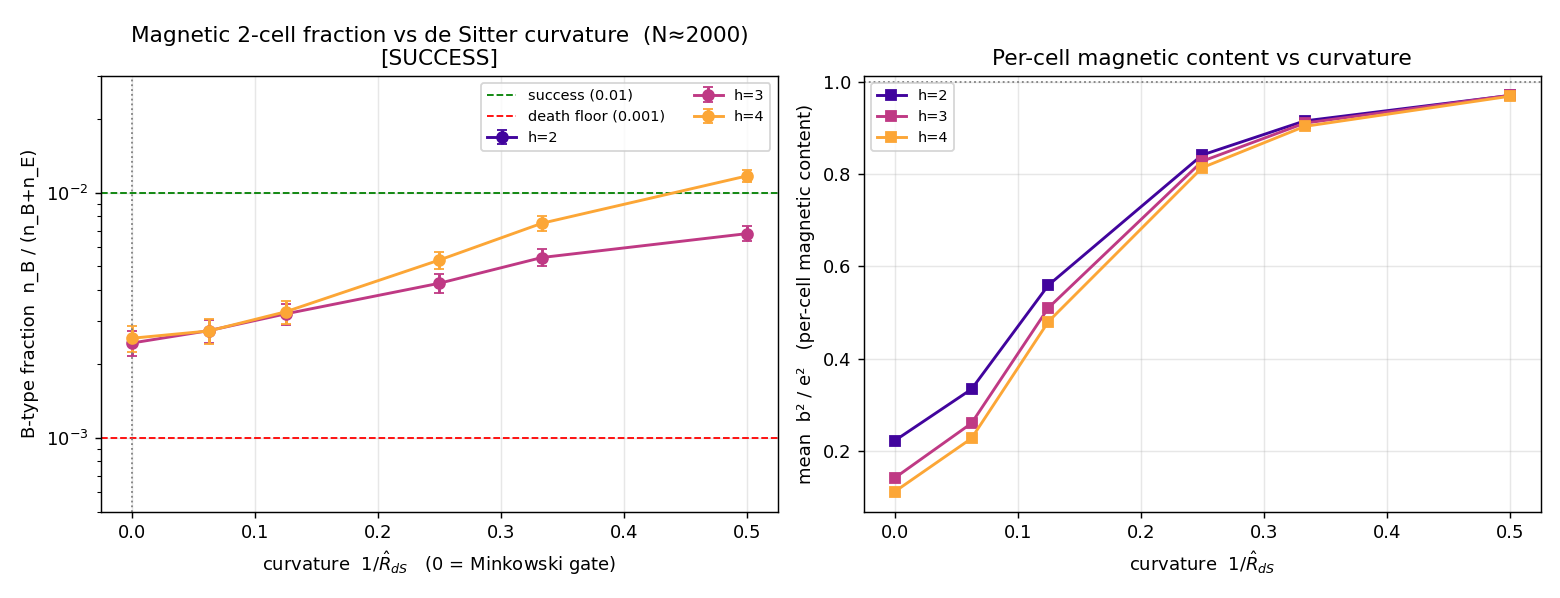

Write the Python code that produced this figure.
"""E6c_1_curvature_scan.py -- B-type (spacelike/magnetic) fraction vs spatial CURVATURE.

Pre-registered question (E6c_CURVED_GEOMETRY): E6/E6b found that the causal-diamond
2-complex of a FLAT (Minkowski) Poisson causal set has no usable magnetic sector --
height-2 diamonds are 100% electric (frac_B = 0.0000) and taller 2h-gons only give a
non-growing ~0.25% tail (E6b, INCONCLUSIVE/leans-structural). Does background CURVATURE
furnish the missing spacelike (B-type) 2-cells? We sweep de Sitter curvature radius
R_dS from infinity (Minkowski) down to 2 ell (Planckian curvature) and remeasure frac_B
with the SAME E/B classifier (e6_bd_core) and the SAME 2h-gon diamonds (e6b core).

MANDATORY GATE (verbatim from the prompt):
  R_dS = inf (Minkowski) must reproduce E6b:  h=2 frac_B ~ 0 (Wilson-hi < 0.001),
  h=3 frac_B ~ 0.0024. If the gate fails the run is INVALID and no verdict is issued.

Pre-registered kill criterion (verbatim from the prompt):
  DEATH : frac_B < 0.001 across the WHOLE sweep (every R_dS, the best-sampled cell)
          -> spatial curvature does NOT furnish the magnetic sector
          -> E6 flips [FRONTEIRA-TECNICA] -> [FRONTEIRA-ESTRUTURAL], then E6d runs.
  SUCCESS : frac_B > 0.01 at some R_dS with statistical significance (Wilson-lo > 0.01)
          -> curvature opens the magnetic sector; report the minimal R_dS ("curvature
             radius" of the BD photon).
  INCONCLUSIVE : small non-zero, does not clear 0.001 robustly nor reach 0.01 -> report.

Result goes to RESEARCH_MAP.md, NOT to any paper.

Reuses e6c_curved_core (geometry) which reuses e6b_diamond_height_core / e6_bd_core (E/B
physics + 2h-gon topology) VERBATIM. No relativistic literal: the causal order is the
sprinkling's own conformal light-cone order, the E/B split uses only the embedding time
column -- identical anti-circularity posture to E6/E6b.
"""
from __future__ import annotations

import json
import sys
import time
from pathlib import Path

import numpy as np

HERE = Path(__file__).resolve().parent
sys.path.insert(0, str(HERE))
from e6c_curved_core import desitter_sprinkle, measure_fraction, RHO   # noqa: E402

# curvature radii in units of the mean spacing ell = rho^(-1/4); inf = Minkowski (gate).
R_HATS = [np.inf, 16.0, 8.0, 4.0, 3.0, 2.0]
HEIGHTS = [2, 3, 4]                 # h=2 (E6 exact zero) + the E6b best-sampled heights
NS = [500, 1000, 2000]
SEEDS = [1, 2, 3]
MAX_PLAQS = 10000
PATHS_PER_SOURCE = 100
MAX_PAIRS = 4
MIN_P = 2000                        # a cell must carry this many plaquettes to be decisive


def _wilson(k, n, z=1.96):
    """(lo, hi) 95% Wilson bounds on a binomial fraction (meaningful when k is small/0)."""
    if n == 0:
        return float("nan"), float("nan")
    p = k / n
    den = 1 + z * z / n
    centre = p + z * z / (2 * n)
    half = z * np.sqrt(p * (1 - p) / n + z * z / (4 * n * n))
    return float(max(0.0, (centre - half) / den)), float((centre + half) / den)


def _rkey(R_hat):
    return "inf" if not np.isfinite(R_hat) else f"{R_hat:g}"


def measure_one(N, R_hat, h, seed):
    pc, pe, info = desitter_sprinkle(N, R_hat, seed, rho=RHO)
    P, n_B, frac, me2, mb2, n = measure_fraction(
        pc, pe, h, seed, max_plaqs=MAX_PLAQS,
        paths_per_source=PATHS_PER_SOURCE, max_pairs=MAX_PAIRS)
    lo, hi = _wilson(n_B, P) if P else (float("nan"), float("nan"))
    return {"N_target": N, "N": n, "R_hat": (None if not np.isfinite(R_hat) else R_hat),
            "R_dS": (None if not np.isfinite(info["R_dS"]) else info["R_dS"]),
            "H": info["H"], "h": h, "seed": seed, "P": P, "n_B": n_B,
            "frac_B": frac, "mean_e2": me2, "mean_b2": mb2,
            "wilson_lo": lo, "wilson_hi": hi}


def make_figure(agg, verdict_tag):
    """frac_B vs curvature (1/R_hat), one curve per height at the best-sampled N, with the
    Minkowski gate point at 1/R_hat=0, plus the 0.001 death floor and 0.01 success line."""
    import matplotlib
    matplotlib.use("Agg")
    import matplotlib.pyplot as plt
    fig, (ax1, ax2) = plt.subplots(1, 2, figsize=(12, 4.6))
    colors = plt.cm.plasma(np.linspace(0.1, 0.8, len(HEIGHTS)))
    for h, col in zip(HEIGHTS, colors):
        xs, fr, er, rat = [], [], [], []
        for R_hat in R_HATS:
            a = agg[f"{2000}_{_rkey(R_hat)}_{h}"]
            if a.get("P_tot", 0) == 0 or a["frac_B"] != a["frac_B"]:
                continue
            invR = 0.0 if not np.isfinite(R_hat) else 1.0 / R_hat
            xs.append(invR); fr.append(a["frac_B"]); er.append(a["binom_err"])
            rat.append(a["mean_b2_over_e2"])
        order = np.argsort(xs)
        xs = np.array(xs)[order]; fr = np.array(fr)[order]
        er = np.array(er)[order]; rat = np.array(rat)[order]
        ax1.errorbar(xs, fr, yerr=er, marker="o", color=col, capsize=3,
                     label=f"h={h}", lw=1.6)
        ax2.plot(xs, rat, marker="s", color=col, lw=1.6, label=f"h={h}")
    ax1.axhline(0.01, ls="--", c="green", lw=1, label="success (0.01)")
    ax1.axhline(0.001, ls="--", c="red", lw=1, label="death floor (0.001)")
    ax1.axvline(0.0, ls=":", c="grey", lw=1)
    ax1.set_xlabel(r"curvature  $1/\hat{R}_{dS}$   (0 = Minkowski gate)")
    ax1.set_ylabel("B-type fraction  n_B / (n_B+n_E)")
    ax1.set_title(f"Magnetic 2-cell fraction vs de Sitter curvature  (N≈2000)\n[{verdict_tag}]")
    ax1.set_yscale("log"); ax1.set_ylim(5e-4, 3e-2)
    ax1.legend(fontsize=8, ncol=2); ax1.grid(alpha=0.3)
    ax2.set_xlabel(r"curvature  $1/\hat{R}_{dS}$")
    ax2.set_ylabel("mean  b² / e²   (per-cell magnetic content)")
    ax2.set_title("Per-cell magnetic content vs curvature")
    ax2.axhline(1.0, ls=":", c="grey", lw=1); ax2.legend(fontsize=8); ax2.grid(alpha=0.3)
    fig.tight_layout()
    fig.savefig(HERE / "E6c_1_curvature_scan.png", dpi=130)
    plt.close(fig)


def main():
    t0 = time.time()
    runs = []
    for N in NS:
        for R_hat in R_HATS:
            for h in HEIGHTS:
                for seed in SEEDS:
                    r = measure_one(N, R_hat, h, seed)
                    runs.append(r)
                    print(f"N~{N:5d}(n={r['N']:5d}) Rhat={_rkey(R_hat):>4} h={h} s={seed} "
                          f"P={r['P']:6d} nB={r['n_B']:4d} fracB={r['frac_B']:.5f} "
                          f"b2/e2={(r['mean_b2']/r['mean_e2']) if r['mean_e2'] and r['mean_e2']==r['mean_e2'] else float('nan'):.3f}")

    # ---- aggregate over seeds per (N, R_hat, h): pooled fraction + binomial error ----
    agg = {}
    for N in NS:
        for R_hat in R_HATS:
            for h in HEIGHTS:
                key = f"{N}_{_rkey(R_hat)}_{h}"
                sub = [r for r in runs if r["N_target"] == N and
                       _rkey(np.inf if r["R_hat"] is None else r["R_hat"]) == _rkey(R_hat)
                       and r["h"] == h and r["P"] > 0]
                if not sub:
                    agg[key] = {"N_target": N, "R_hat_key": _rkey(R_hat), "h": h,
                                "P_tot": 0, "frac_B": float("nan")}
                    continue
                P_tot = sum(r["P"] for r in sub)
                nB_tot = sum(r["n_B"] for r in sub)
                frac = nB_tot / P_tot
                lo, hi = _wilson(nB_tot, P_tot)
                me2 = np.mean([r["mean_e2"] for r in sub])
                mb2 = np.mean([r["mean_b2"] for r in sub])
                agg[key] = {
                    "N_target": N, "R_hat_key": _rkey(R_hat), "h": h, "n_seeds": len(sub),
                    "R_dS": next((r["R_dS"] for r in sub if r["R_dS"] is not None), None),
                    "P_tot": P_tot, "nB_tot": nB_tot, "frac_B": frac,
                    "binom_err": float(np.sqrt(frac * (1 - frac) / P_tot)) if P_tot else float("nan"),
                    "wilson_lo": lo, "wilson_hi": hi,
                    "mean_b2_over_e2": float(mb2 / me2) if me2 else float("nan")}

    # ====================== MANDATORY GATE: R_dS = inf == E6b ======================
    # E6b best-sampled (N≈2000): h2 frac_B≈0 (Wilson-hi<0.001), h3≈0.0024, h4≈0.0025.
    g2 = agg[f"2000_inf_2"]; g3 = agg[f"2000_inf_3"]
    gate_h2_ok = (g2.get("P_tot", 0) >= MIN_P) and (g2["wilson_hi"] < 0.001)
    gate_h3_ok = (g3.get("P_tot", 0) >= MIN_P) and (0.0010 <= g3["frac_B"] <= 0.0045)
    gate_ok = bool(gate_h2_ok and gate_h3_ok)
    gate = {"h2_fracB": g2.get("frac_B"), "h2_wilson_hi": g2.get("wilson_hi"),
            "h2_ok_(<0.001 hi)": gate_h2_ok,
            "h3_fracB": g3.get("frac_B"), "h3_in_[0.001,0.0045]": gate_h3_ok,
            "PASS": gate_ok,
            "note": "Minkowski limit (R_dS=inf) must reproduce E6b before any curved verdict."}

    # ====================== pre-registered verdict logic ======================
    # decisive cells: best-sampled (P_tot >= MIN_P), across ALL curvatures + heights.
    decisive = [a for a in agg.values() if a.get("P_tot", 0) >= MIN_P]
    sig_success = [a for a in decisive if a["wilson_lo"] > 0.01]
    max_wilson_hi = max((a["wilson_hi"] for a in decisive), default=float("nan"))
    max_frac_dec = max((a["frac_B"] for a in decisive), default=float("nan"))

    # per-curvature best-sampled frac_B (max over heights at N=2000) -- the sweep summary.
    per_R_bestsampled = {}
    for R_hat in R_HATS:
        cells = [agg[f"2000_{_rkey(R_hat)}_{h}"] for h in HEIGHTS
                 if agg[f"2000_{_rkey(R_hat)}_{h}"].get("P_tot", 0) > 0]
        if cells:
            best = max(cells, key=lambda a: a["frac_B"])
            per_R_bestsampled[_rkey(R_hat)] = {
                "best_h": best["h"], "frac_B": best["frac_B"],
                "wilson_lo": best["wilson_lo"], "wilson_hi": best["wilson_hi"],
                "P_tot": best["P_tot"]}
        else:
            per_R_bestsampled[_rkey(R_hat)] = {"frac_B": float("nan")}

    if not gate_ok:
        verdict_tag = "INVALID-GATE"
        verdict = (f"GATE FAILED: the Minkowski limit (R_dS=inf) did NOT reproduce E6b "
                   f"(h2 frac_B={g2.get('frac_B')}, Wilson-hi={g2.get('wilson_hi')}; "
                   f"h3 frac_B={g3.get('frac_B')}). No curved-geometry verdict is issued -- "
                   f"the construction or sampling is broken and must be fixed first.")
    elif sig_success:
        winners = sorted(sig_success, key=lambda a: (-(a["R_dS"] or 0)))
        w = winners[0]
        verdict_tag = "SUCCESS"
        verdict = (f"SUCCESS: spatial curvature OPENS the magnetic sector -- the B-type "
                   f"(spacelike) fraction exceeds 0.01 with significance (Wilson-lo "
                   f"{w['wilson_lo']:.4f} > 0.01) at R_dS≈{w['R_dS']:.2f} (Rhat={w['R_hat_key']}), "
                   f"h={w['h']}. Largest curvature radius that still works = the BD-photon "
                   f"'curvature radius'. E6 advances past [FRONTEIRA-TECNICA].")
    elif max_wilson_hi == max_wilson_hi and max_wilson_hi < 0.001:
        verdict_tag = "DEATH"
        verdict = (f"DEATH (structural): across the ENTIRE curvature sweep R_dS=inf..2ℓ, every "
                   f"well-sampled cell (P>={MIN_P}) keeps frac_B below 0.001 even at its 95% "
                   f"Wilson upper bound (max Wilson-hi {max_wilson_hi:.5f}). Spatial curvature "
                   f"does NOT furnish the spacelike 2-cell -- the BD-gauge E²-B² photon is "
                   f"structurally blocked on the causal set independent of background curvature. "
                   f"E6 flips [FRONTEIRA-TECNICA] -> [FRONTEIRA-ESTRUTURAL]; E6d (orientation-"
                   f"gauge coupling) is the next move.")
    else:
        bs = ", ".join(f"Rhat{k}:{v['frac_B']:.4f}" for k, v in per_R_bestsampled.items()
                       if v.get("frac_B") == v.get("frac_B"))
        # does curvature push frac_B UP relative to the Minkowski gate?
        flat_f = per_R_bestsampled["inf"]["frac_B"]
        curved_max = max((v["frac_B"] for k, v in per_R_bestsampled.items()
                          if k != "inf" and v.get("frac_B") == v.get("frac_B")),
                         default=float("nan"))
        trend = ("curvature mildly raises frac_B but it stays sub-0.01"
                 if curved_max > flat_f + 0.0005 else
                 "curvature does NOT raise frac_B above the flat value")
        verdict_tag = "INCONCLUSIVE"
        verdict = (f"INCONCLUSIVE (leans structural): with the Minkowski gate PASSED, the "
                   f"curved sweep gives best-sampled (N≈2000) fractions {{{bs}}} -- all BELOW "
                   f"the 0.01 success threshold; the strongest decisive cell reaches only "
                   f"frac_B={max_frac_dec:.5f} (Wilson-hi {max_wilson_hi:.5f}). {trend.capitalize()}. "
                   f"The death floor 0.001 is not cleanly cleared across all curvatures, so the "
                   f"criterion does not strictly fire; report honestly. Curvature does not deliver "
                   f"the O(1) magnetic 2-cell.")

    out = {"params": {"R_hats": ["inf" if not np.isfinite(r) else r for r in R_HATS],
                      "heights": HEIGHTS, "Ns": NS, "seeds": SEEDS, "rho": RHO,
                      "max_plaqs": MAX_PLAQS, "paths_per_source": PATHS_PER_SOURCE,
                      "max_pairs": MAX_PAIRS, "MIN_P_decisive": MIN_P},
           "gate": gate, "runs": runs, "aggregate": agg,
           "per_R_bestsampled": per_R_bestsampled,
           "max_frac_decisive": max_frac_dec, "max_wilson_hi_decisive": max_wilson_hi,
           "verdict_tag": verdict_tag, "verdict": verdict,
           "runtime_s": time.time() - t0}
    (HERE / "E6c_1_curvature_scan.json").write_text(json.dumps(out, indent=2))
    make_figure(agg, verdict_tag)

    print("\n==== GATE (R_dS=inf must == E6b) ====")
    for k, v in gate.items():
        print(f"  {k}: {v}")
    print("\n==== aggregate (pooled over seeds, N=2000) ====")
    print(f"{'R_hat':>6} {'h':>2} {'P_tot':>7} {'nB':>5} {'frac_B':>8} {'wlo':>8} "
          f"{'whi':>8} {'b2/e2':>7}")
    for R_hat in R_HATS:
        for h in HEIGHTS:
            a = agg[f"2000_{_rkey(R_hat)}_{h}"]
            if a.get("P_tot", 0) == 0:
                print(f"{_rkey(R_hat):>6} {h:>2} {'0':>7}"); continue
            print(f"{_rkey(R_hat):>6} {h:>2} {a['P_tot']:>7} {a['nB_tot']:>5} "
                  f"{a['frac_B']:>8.5f} {a['wilson_lo']:>8.5f} {a['wilson_hi']:>8.5f} "
                  f"{a['mean_b2_over_e2']:>7.3f}")
    print(f"\nVERDICT [{verdict_tag}]: {verdict}")
    print(f"runtime {out['runtime_s']:.0f}s -> E6c_1_curvature_scan.json")
    return out


if __name__ == "__main__":
    main()
